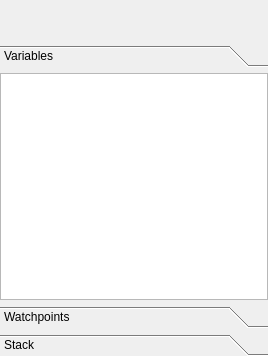
<?xml version="1.0" encoding="UTF-8"?>
<ui version="4.0">
 <class>DebugUI</class>
 <widget class="QWidget" name="DebugUI">
  <property name="geometry">
   <rect>
    <x>0</x>
    <y>0</y>
    <width>268</width>
    <height>356</height>
   </rect>
  </property>
  <property name="windowTitle">
   <string>Form</string>
  </property>
  <layout class="QVBoxLayout" name="verticalLayout">
   <property name="leftMargin">
    <number>0</number>
   </property>
   <property name="topMargin">
    <number>0</number>
   </property>
   <property name="rightMargin">
    <number>0</number>
   </property>
   <property name="bottomMargin">
    <number>0</number>
   </property>
   <item>
    <layout class="QHBoxLayout" name="horizontalLayout">
     <property name="spacing">
      <number>0</number>
     </property>
     <item>
      <widget class="QToolButton" name="debugRun">
       <property name="icon">
        <iconset resource="resources.qrc">
         <normaloff>:/images/actions/debug-run.svg</normaloff>:/images/actions/debug-run.svg</iconset>
       </property>
       <property name="iconSize">
        <size>
         <width>32</width>
         <height>32</height>
        </size>
       </property>
       <property name="autoRaise">
        <bool>true</bool>
       </property>
      </widget>
     </item>
     <item>
      <spacer name="horizontalSpacer">
       <property name="orientation">
        <enum>Qt::Horizontal</enum>
       </property>
       <property name="sizeHint" stdset="0">
        <size>
         <width>40</width>
         <height>20</height>
        </size>
       </property>
      </spacer>
     </item>
     <item>
      <widget class="QToolButton" name="debugNext">
       <property name="icon">
        <iconset resource="resources.qrc">
         <normaloff>:/images/actions/debug-step-over.svg</normaloff>:/images/actions/debug-step-over.svg</iconset>
       </property>
       <property name="iconSize">
        <size>
         <width>32</width>
         <height>32</height>
        </size>
       </property>
       <property name="autoRaise">
        <bool>true</bool>
       </property>
      </widget>
     </item>
     <item>
      <widget class="QToolButton" name="debugNextInto">
       <property name="icon">
        <iconset resource="resources.qrc">
         <normaloff>:/images/actions/debug-step-into.svg</normaloff>:/images/actions/debug-step-into.svg</iconset>
       </property>
       <property name="iconSize">
        <size>
         <width>32</width>
         <height>32</height>
        </size>
       </property>
       <property name="autoRaise">
        <bool>true</bool>
       </property>
      </widget>
     </item>
     <item>
      <widget class="QToolButton" name="debugNextToEnd">
       <property name="icon">
        <iconset resource="resources.qrc">
         <normaloff>:/images/actions/debug-step-out.svg</normaloff>:/images/actions/debug-step-out.svg</iconset>
       </property>
       <property name="iconSize">
        <size>
         <width>32</width>
         <height>32</height>
        </size>
       </property>
       <property name="autoRaise">
        <bool>true</bool>
       </property>
      </widget>
     </item>
    </layout>
   </item>
   <item>
    <widget class="QToolBox" name="toolBox">
     <widget class="QWidget" name="toolBoxPage1">
      <property name="geometry">
       <rect>
        <x>0</x>
        <y>0</y>
        <width>268</width>
        <height>208</height>
       </rect>
      </property>
      <attribute name="label">
       <string>Variables</string>
      </attribute>
      <layout class="QVBoxLayout" name="verticalLayout_2">
       <property name="leftMargin">
        <number>0</number>
       </property>
       <property name="topMargin">
        <number>0</number>
       </property>
       <property name="rightMargin">
        <number>0</number>
       </property>
       <property name="bottomMargin">
        <number>0</number>
       </property>
       <item>
        <widget class="QTreeView" name="viewVars"/>
       </item>
      </layout>
     </widget>
     <widget class="QWidget" name="toolBoxPage2">
      <property name="geometry">
       <rect>
        <x>0</x>
        <y>0</y>
        <width>268</width>
        <height>208</height>
       </rect>
      </property>
      <attribute name="label">
       <string>Watchpoints</string>
      </attribute>
      <layout class="QVBoxLayout" name="verticalLayout_3">
       <property name="spacing">
        <number>0</number>
       </property>
       <property name="leftMargin">
        <number>0</number>
       </property>
       <property name="topMargin">
        <number>0</number>
       </property>
       <property name="rightMargin">
        <number>0</number>
       </property>
       <property name="bottomMargin">
        <number>0</number>
       </property>
       <item>
        <widget class="QTreeView" name="viewWatch"/>
       </item>
      </layout>
     </widget>
     <widget class="QWidget" name="page">
      <property name="geometry">
       <rect>
        <x>0</x>
        <y>0</y>
        <width>268</width>
        <height>208</height>
       </rect>
      </property>
      <attribute name="label">
       <string>Stack</string>
      </attribute>
      <layout class="QVBoxLayout" name="verticalLayout_4">
       <property name="spacing">
        <number>0</number>
       </property>
       <property name="leftMargin">
        <number>0</number>
       </property>
       <property name="topMargin">
        <number>0</number>
       </property>
       <property name="rightMargin">
        <number>0</number>
       </property>
       <property name="bottomMargin">
        <number>0</number>
       </property>
       <item>
        <widget class="QTreeView" name="viewStack"/>
       </item>
      </layout>
     </widget>
    </widget>
   </item>
  </layout>
 </widget>
 <resources>
  <include location="resources.qrc"/>
 </resources>
 <connections/>
</ui>
